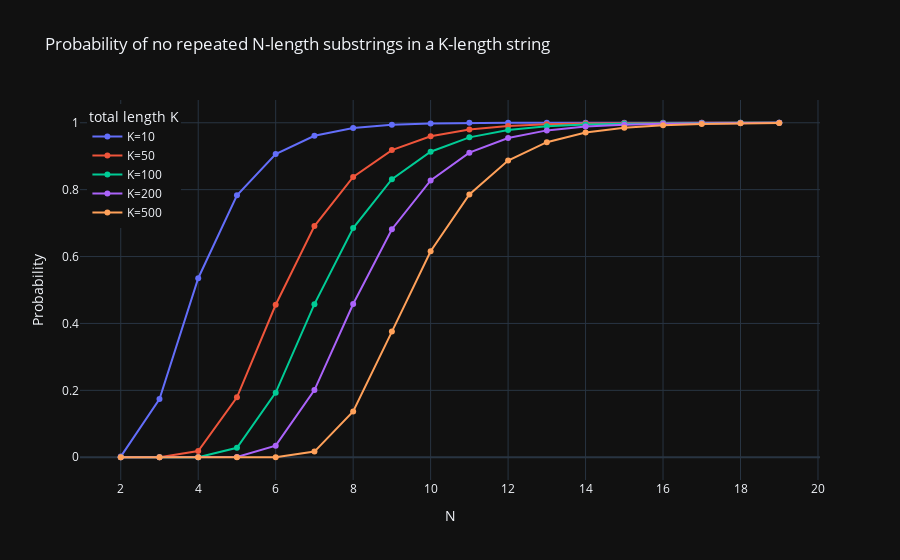

This figure's notebook cell:
### Markdown cell above
Values depending on the sequence length $K$.

### Code cell
K_VALUES = 10, 50, 100, 200, 500


fig = go.Figure()
for K in K_VALUES:
    n_vals = list(range(2, 20))

    probs = [prob_valid_string_dyn(K, n) for n in n_vals]
    fig.add_trace(go.Scatter(x=n_vals, y=probs, mode="lines+markers", name=f"K={K}"))

fig.update_layout(
    title="Probability of no repeated N-length substrings in a K-length string",
    xaxis_title="N",
    yaxis_title="Probability",
    legend_title="total length K",
    legend=dict(yanchor="top", y=0.99, xanchor="left", x=0.01),
    template="plotly_dark",
)

fig.show()

### Figure 1 — Plotly figure (JSON) as saved in the notebook; plotly's stock layout.template omitted (floating-point values rounded to 4 significant figures)
{"data": [{"mode": "lines+markers", "name": "K=10", "type": "scatter", "x": [2, 3, 4, 5, 6, 7, 8, 9, 10, 11, 12, 13, 14, 15, 16, 17, 18, 19], "y": [0.001953, 0.1738, 0.5352, 0.7832, 0.9062, 0.9609, 0.9844, 0.9941, 0.998, 1, 1, 1, 1, 1, 1, 1, 1, 1]}, {"mode": "lines+markers", "name": "K=50", "type": "scatter", "x": [2, 3, 4, 5, 6, 7, 8, 9, 10, 11, 12, 13, 14, 15, 16, 17, 18, 19], "y": [1.776e-15, 3.618e-05, 0.01876, 0.1791, 0.4559, 0.6911, 0.838, 0.9183, 0.9595, 0.9801, 0.9903, 0.9952, 0.9977, 0.9989, 0.9995, 0.9997, 0.9999, 0.9999]}, {"mode": "lines+markers", "name": "K=100", "type": "scatter", "x": [2, 3, 4, 5, 6, 7, 8, 9, 10, 11, 12, 13, 14, 15, 16, 17, 18, 19], "y": [1.578e-30, 9.043e-10, 0.0002846, 0.02831, 0.1932, 0.4577, 0.6852, 0.8314, 0.9133, 0.9563, 0.9782, 0.9892, 0.9946, 0.9973, 0.9987, 0.9994, 0.9997, 0.9998]}, {"mode": "lines+markers", "name": "K=200", "type": "scatter", "x": [2, 3, 4, 5, 6, 7, 8, 9, 10, 11, 12, 13, 14, 15, 16, 17, 18, 19], "y": [1.245e-60, 5.65e-19, 6.549e-08, 0.0007076, 0.03469, 0.2007, 0.4581, 0.6817, 0.8276, 0.9105, 0.9546, 0.9772, 0.9886, 0.9943, 0.9972, 0.9986, 0.9993, 0.9997]}, {"mode": "lines+markers", "name": "K=500", "type": "scatter", "x": [2, 3, 4, 5, 6, 7, 8, 9, 10, 11, 12, 13, 14, 15, 16, 17, 18, 19], "y": [6.11e-151, 1.378e-46, 7.981e-19, 1.105e-08, 0.0002008, 0.01693, 0.1369, 0.3756, 0.6157, 0.7859, 0.887, 0.942, 0.9706, 0.9852, 0.9926, 0.9963, 0.9982, 0.9991]}], "layout": {"legend": {"title": {"text": "total length K"}, "x": 0.01, "xanchor": "left", "y": 0.99, "yanchor": "top"}, "title": {"text": "Probability of no repeated N-length substrings in a K-length string"}, "xaxis": {"title": {"text": "N"}}, "yaxis": {"title": {"text": "Probability"}}}}
